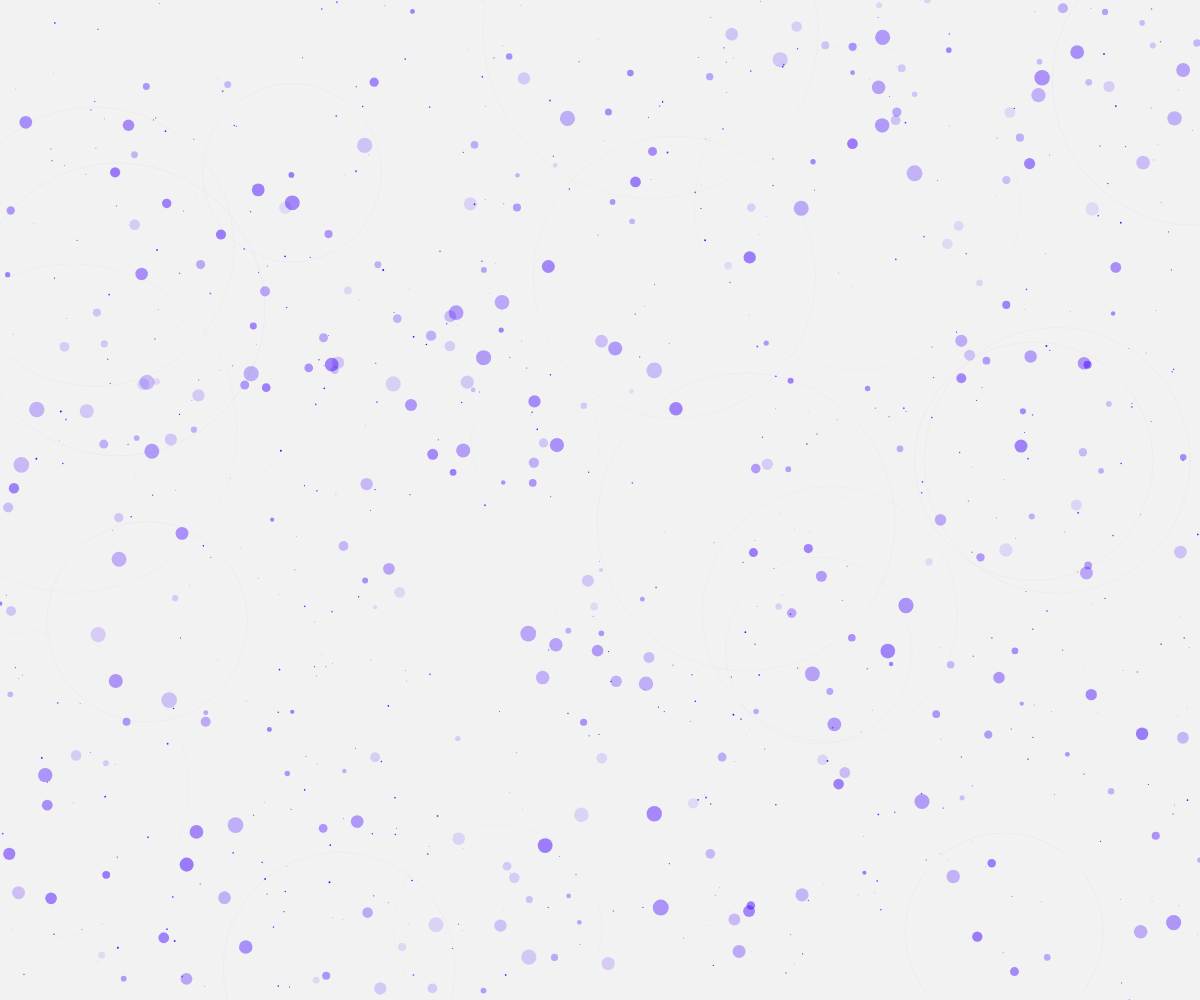
Frame 1 (no input)
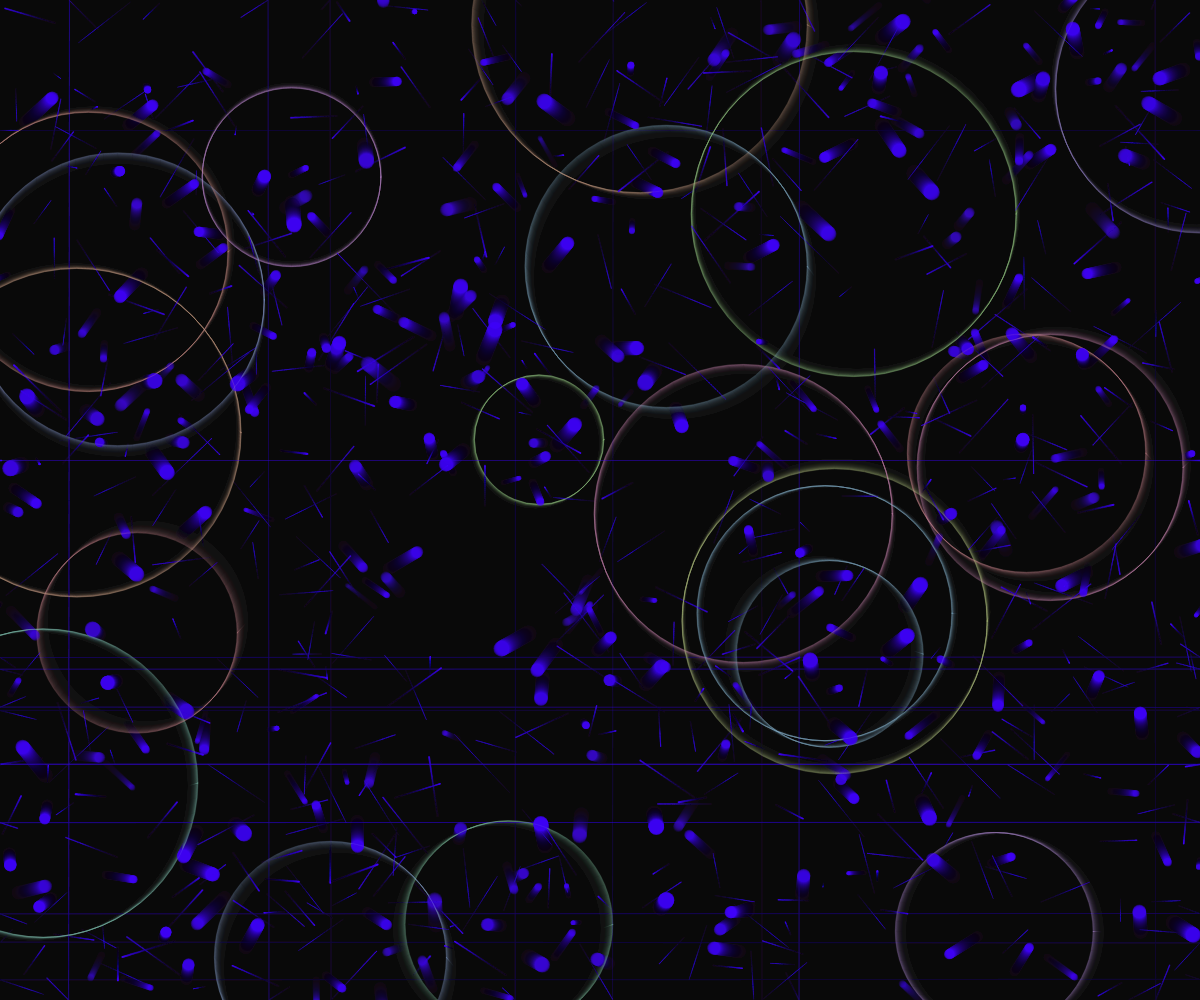
Frame 60 (no input)
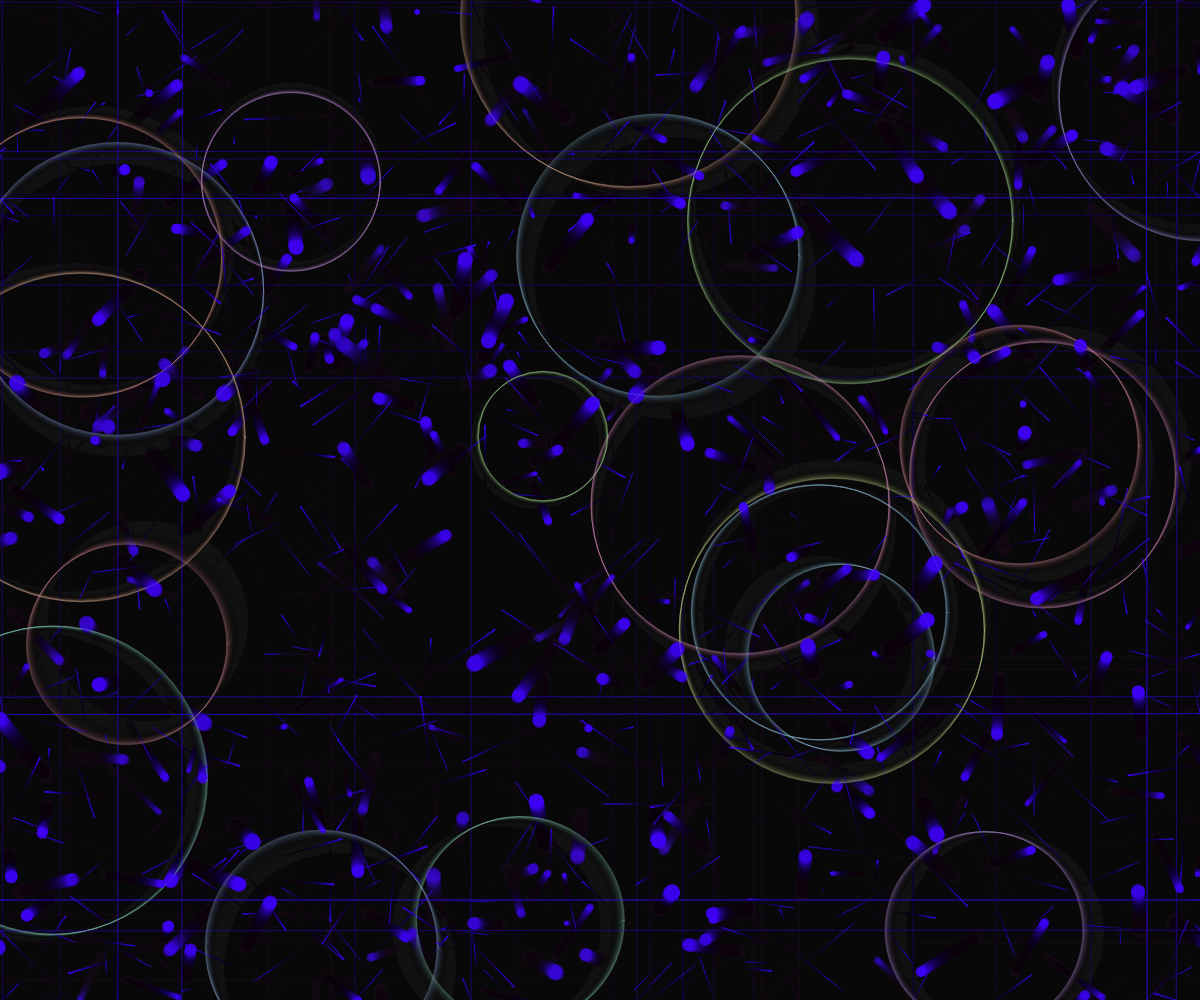
Frame 120 (the mouse pressed at the canvas centre since frame 60)

The p5.js sketch that drew these frames (run headless with seeded random() and noise() and a simulated clock; from frame 60 on, the mouse is pressed at the canvas centre):

// p5.js sketch
// ── sketch.js
let circles = [];
let stars = [];
let trails = [];

function setup() {
  createCanvas(windowWidth, windowHeight);
  colorMode(HSB, 360, 100, 100, 1);
  
  // Initialize floating circles
  for (let i = 0; i < 20; i++) {
    circles.push({
      x: random(width),
      y: random(height),
      radius: random(50, 200),
      speedX: random(-0.2, 0.2),
      speedY: random(-0.2, 0.2),
      hue: random(360)
    });
  }
  
  // Initialize stars
  for (let i = 0; i < 500; i++) {
    stars.push({
      x: random(width),
      y: random(height),
      speedX: random(-1, 1),
      speedY: random(-1, 1),
      size: random(0.5, 2),
      brightness: random(0.5, 1),
      trail: []
    });
  }
  
  // Initialize trails array
  for (let i = 0; i < 300; i++) {
    trails.push({
      x: random(width),
      y: random(height),
      radius: random(2, 8),
      alpha: random(0.1, 0.5),
      speedX: random(-0.5, 0.5),
      speedY: random(-0.5, 0.5)
    });
  }
}

function draw() {
  background(0, 0, 0, 0.05); // Transparent background to create fading trails

  // Update and draw floating circles
  for (let circle of circles) {
    circle.x += circle.speedX;
    circle.y += circle.speedY;
    
    // Wrap around edges
    if (circle.x < -circle.radius) circle.x = width + circle.radius;
    if (circle.x > width + circle.radius) circle.x = -circle.radius;
    if (circle.y < -circle.radius) circle.y = height + circle.radius;
    if (circle.y > height + circle.radius) circle.y = -circle.radius;
    
    noFill();
    stroke(circle.hue, 30, 90, 0.1);
    ellipse(circle.x, circle.y, circle.radius * 2);
  }

  // Update and draw stars
  for (let star of stars) {
    star.x += star.speedX;
    star.y += star.speedY;

    // Wrap around edges
    if (star.x < 0) star.x = width;
    if (star.x > width) star.x = 0;
    if (star.y < 0) star.y = height;
    if (star.y > height) star.y = 0;

    // Add to trail
    star.trail.push({x: star.x, y: star.y});
    if (star.trail.length > 20) {
      star.trail.shift();
    }

    // Draw trail
    stroke(255, 255, 255, 0.1);
    noFill();
    beginShape();
    for (let point of star.trail) {
      vertex(point.x, point.y);
    }
    endShape();

    // Draw star
    fill(255, 255, 255, star.brightness);
    noStroke();
    ellipse(star.x, star.y, star.size);
  }

  // Update and draw trails
  for (let trail of trails) {
    trail.x += trail.speedX;
    trail.y += trail.speedY;
    
    // Wrap around edges
    if (trail.x < -trail.radius) trail.x = width + trail.radius;
    if (trail.x > width + trail.radius) trail.x = -trail.radius;
    if (trail.y < -trail.radius) trail.y = height + trail.radius;
    if (trail.y > height + trail.radius) trail.y = -trail.radius;

    // Draw trail
    noStroke();
    fill(255, 255, 255, trail.alpha);
    ellipse(trail.x, trail.y, trail.radius * 2);
  }
}

function windowResized() {
  resizeCanvas(windowWidth, windowHeight);
}
